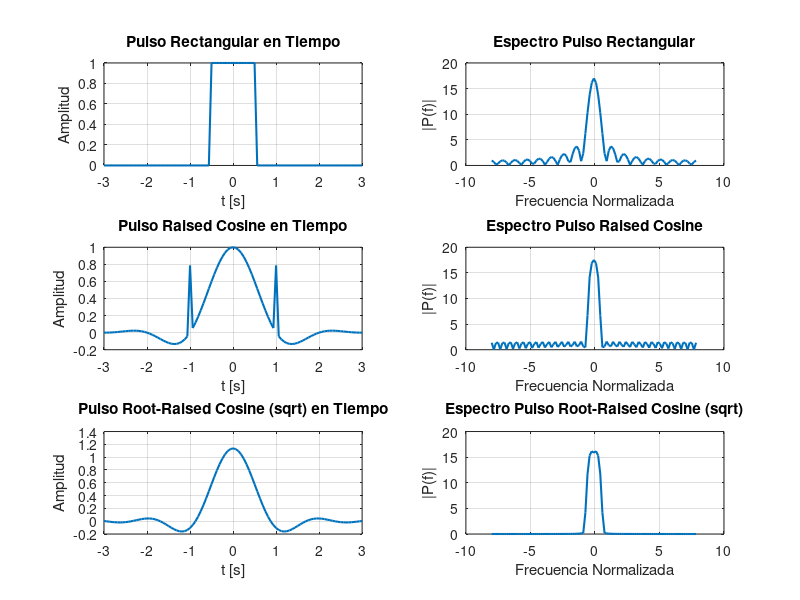

Here is the MATLAB script that generated this plot:
%% Comparación: Pulso Rectangular, RC y RRC (MATLAB)
clc; clear; close all;

%% 1. Parámetros
Ts   = 1;         % Duración del símbolo
L    = 16;        % Muestras por símbolo
a    = 0.5;       % Factor de roll-off
span = 6;         % Número de símbolos que abarca
t    = -span/2:Ts/L:span/2; % Vector de tiempo

%% 2. Pulso Rectangular
p_rect = double(abs(t) <= Ts/2);

%% 3. Pulso Raised Cosine (RC)
p_rc = sinc(t/Ts) .* cos(pi*a*t/Ts) ./ (1 - (2*a*t/Ts).^2);
% Evitar NaN en t = ±Ts/(2*a)
idx = abs(2*a*t/Ts) == 1;
p_rc(idx) = pi/4;

%% 4. Pulso Root-Raised Cosine (RRC) - manual
p_rrc = zeros(size(t));
for k = 1:length(t)
    if t(k) == 0
        p_rrc(k) = 1 - a + 4*a/pi;
    elseif abs(t(k)) == Ts/(4*a)
        p_rrc(k) = (a/sqrt(2)) * ((1+2/pi)*sin(pi/(4*a)) + (1-2/pi)*cos(pi/(4*a)));
    else
        p_rrc(k) = (sin(pi*t(k)*(1-a)/Ts) + 4*a*t(k)/Ts*cos(pi*t(k)*(1+a)/Ts)) / ...
                   (pi*t(k)*(1-(4*a*t(k)/Ts)^2));
    end
end

%% 5. Transformadas de Fourier (espectro)
N = length(t);
f = (-N/2:N/2-1)*(L/Ts/N);  % Frecuencia normalizada

P_rect = abs(fftshift(fft(p_rect)));
P_rc   = abs(fftshift(fft(p_rc)));
P_rrc  = abs(fftshift(fft(p_rrc)));

%% 6. Graficas
figure('Name','Comparación de Pulsos');

% Pulso Rectangular en tiempo
subplot(3,2,1)
plot(t, p_rect,'LineWidth',1.5)
title('Pulso Rectangular en Tiempo')
xlabel('t [s]'); ylabel('Amplitud')
grid on

% Espectro Pulso Rectangular
subplot(3,2,2)
plot(f, P_rect,'LineWidth',1.5)
title('Espectro Pulso Rectangular')
xlabel('Frecuencia Normalizada'); ylabel('|P(f)|')
grid on

% Pulso Raised Cosine en tiempo
subplot(3,2,3)
plot(t, p_rc,'LineWidth',1.5)
title('Pulso Raised Cosine en Tiempo')
xlabel('t [s]'); ylabel('Amplitud')
grid on

% Espectro Pulso Raised Cosine
subplot(3,2,4)
plot(f, P_rc,'LineWidth',1.5)
title('Espectro Pulso Raised Cosine')
xlabel('Frecuencia Normalizada'); ylabel('|P(f)|')
grid on

% Pulso Root-Raised Cosine en tiempo
subplot(3,2,5)
plot(t, p_rrc,'LineWidth',1.5)
title('Pulso Root-Raised Cosine (sqrt) en Tiempo')
xlabel('t [s]'); ylabel('Amplitud')
grid on

% Espectro Pulso Root-Raised Cosine
subplot(3,2,6)
plot(f, P_rrc,'LineWidth',1.5)
title('Espectro Pulso Root-Raised Cosine (sqrt)')
xlabel('Frecuencia Normalizada'); ylabel('|P(f)|')
grid on
